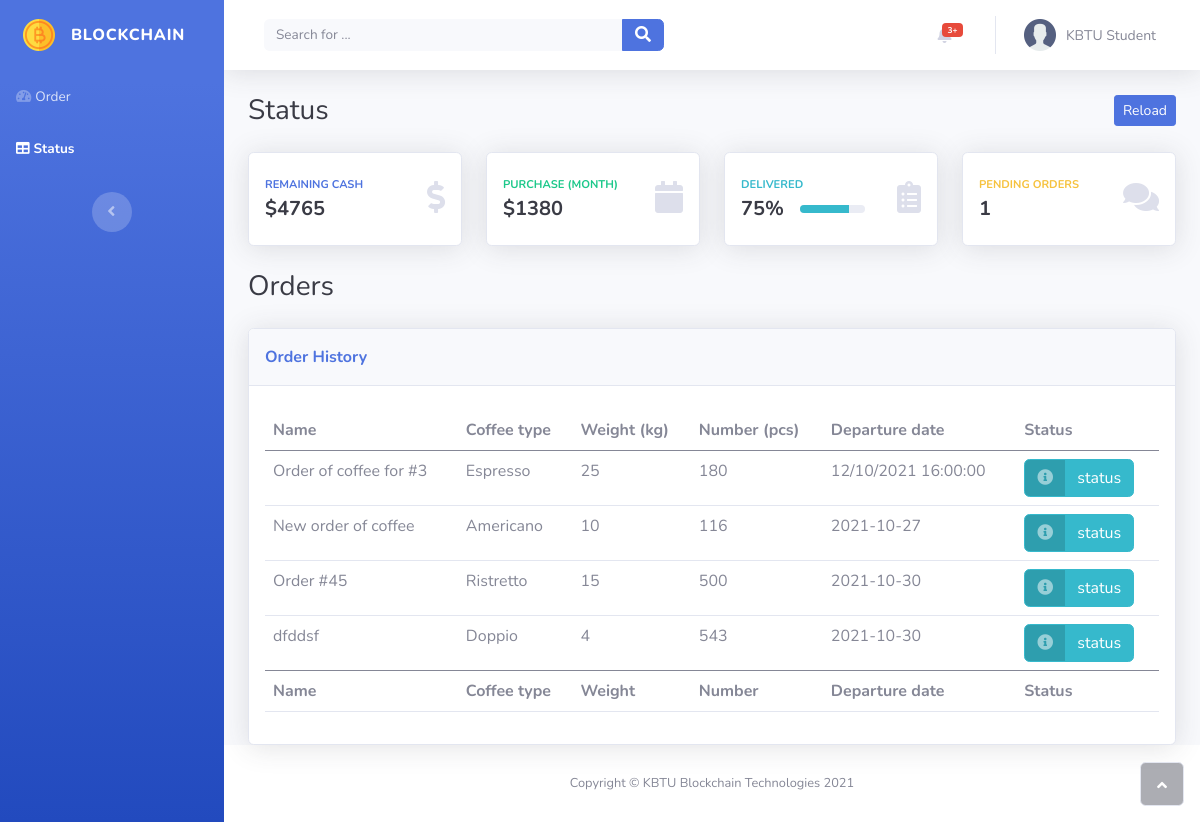
The page /status on the database as committed earlier.
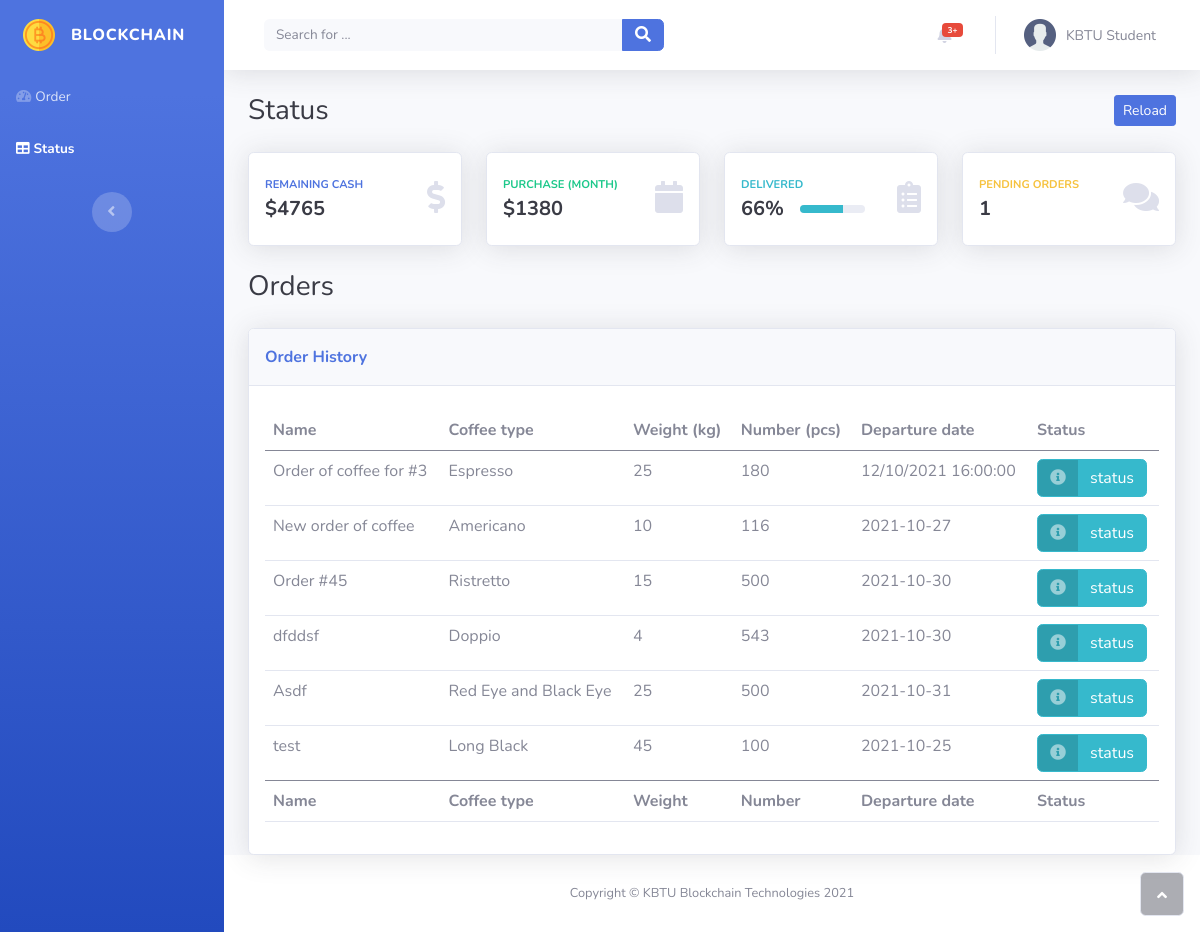
The same page on the database as committed later.
### tables this page shows
CREATE TABLE profile (
    id INTEGER PRIMARY KEY AUTOINCREMENT,
    name TEXT NOT NULL,
    credits INTEGER NOT NULL,
    statistics_id INTEGER,
    FOREIGN KEY(statistics_id) REFERENCES statistics(id)
);

CREATE TABLE statistics (
    id INTEGER PRIMARY KEY AUTOINCREMENT,
    month_purchase INTEGER NOT NULL DEFAULT 0,
    year_purchase INTEGER NOT NULL DEFAULT 0
);

CREATE TABLE orders (
    id INTEGER PRIMARY KEY AUTOINCREMENT,
    profile_id INTEGER,
    name TEXT NOT NULL,
    message TEXT NOT NULL,
    type TEXT NOT NULL,
    weight INTEGER NOT NULL,
    number INTEGER NOT NULL,
    departure_date TIMESTAMP NOT NULL,
    status TEXT NOT NULL,
    delivery_date TIMESTAMP,
    FOREIGN KEY(profile_id) REFERENCES profile(id)
);

### app.py (the view)
@app.route('/status')
def status():
    conn = get_connection()
    profiles = conn.execute('SELECT * FROM profile WHERE id=1').fetchall()
    statistics = conn.execute("SELECT * FROM statistics WHERE id=(?)", (profiles[0]['statistics_id'],)).fetchall()
    orders = conn.execute("SELECT * FROM orders WHERE profile_id=(?)", (profiles[0]['id'],)).fetchall()
    conn.close()
    delivered = 0
    pending = 0
    for o in orders:
        if o['status'] == 'delivered':
            delivered += 1 / len(orders) * 100
        if o['status'] == 'pending':
            pending += 1
    return render_template('status.html',
                           profile=profiles[0],
                           statistics=statistics[0],
                           orders=orders,
                           delivered=int(delivered),
                           pending=pending)

### app.py (called while the page is built)
def get_connection():
    conn = sqlite3.connect('database.db')
    conn.row_factory = sqlite3.Row
    return conn

### templates/status.html (shortened to what this page needs)
<!DOCTYPE html>
<html lang="en">
<head>
    <link rel="stylesheet" href="{{ url_for('static', filename= 'bootstrap/css/bootstrap.min.css') }}">
    <link rel="stylesheet" href="{{ url_for('static', filename= 'fonts/fontawesome-all.min.css') }}">
    <link rel="stylesheet" href="{{ url_for('static', filename= 'fonts/font-awesome.min.css') }}">
    <link rel="stylesheet" href="{{ url_for('static', filename= 'fonts/fontawesome5-overrides.min.css') }}">
    <link rel="stylesheet" href="{{ url_for('static', filename= 'css/Contact-Form-Clean.css') }}">
</head>
<body id="page-top">
<div id="wrapper">
    <nav class="navbar navbar-dark align-items-start sidebar sidebar-dark accordion bg-gradient-primary p-0">
        <div class="container-fluid d-flex flex-column p-0"><a
                class="navbar-brand d-flex justify-content-center align-items-center sidebar-brand m-0" href="#"><img
                src="../static/img/bitcoin.png" style="width: 32px;">
            <div class="sidebar-brand-text mx-3"><span>BlockChain</span></div>
        </a>
            <ul class="navbar-nav text-light" id="accordionSidebar">
                <li class="nav-item"><a class="nav-link" href="{{ url_for('order') }}"><i
                        class="fas fa-tachometer-alt"></i><span>Order</span></a></li>
                <li class="nav-item"><a class="nav-link active" href="{{ url_for('status') }}"><i
                        class="fas fa-table"></i><span>Status</span></a></li>
            </ul>
            <div class="text-center d-none d-md-inline">
                <button class="btn rounded-circle border-0" id="sidebarToggle" type="button"></button>
            </div>
        </div>
    </nav>
    <div class="d-flex flex-column" id="content-wrapper">
        <div id="content">
            <nav class="navbar navbar-light navbar-expand bg-white shadow mb-4 topbar static-top">
                <div class="container-fluid">
                    <form class="d-none d-sm-inline-block me-auto ms-md-3 my-2 my-md-0 mw-100 navbar-search">
                        <div class="input-group"><input class="bg-light form-control border-0 small" type="text"
                                                        placeholder="Search for ...">
                            <button class="btn btn-primary py-0" type="button"><i class="fas fa-search"></i></button>
                        </div>
                    </form>
                    <ul class="navbar-nav flex-nowrap ms-auto">
                        <li class="nav-item dropdown no-arrow mx-1">
                            <div class="nav-item dropdown no-arrow"><a class="dropdown-toggle nav-link"
                                                                       aria-expanded="false" data-bs-toggle="dropdown"
                                                                       href="#"><span
                                    class="badge bg-danger badge-counter">3+</span></a>
                            </div>
                        </li>
                        <li class="nav-item dropdown no-arrow">
                            <div class="nav-item dropdown no-arrow"><a class="dropdown-toggle nav-link"
                                                                       aria-expanded="false" data-bs-toggle="dropdown"
                                                                       href="#"><img src="../static/img/user.png"
                                                                                     style="width: 32px;margin-right: 10px;"><span
                                    class="d-none d-lg-inline me-2 text-gray-600 small">{{ profile['name'] }}</span></a>
                            </div>
                        </li>
                    </ul>
                </div>
            </nav>
            <div class="container-fluid">
                <div class="d-sm-flex justify-content-between align-items-center mb-4">
                    <h3 class="text-dark mb-0">Status</h3><a class="btn btn-primary btn-sm d-none d-sm-inline-block"
                                                             role="button" href="/">Reload</a>
                </div>
                <div class="row">
                    <div class="col-md-6 col-xl-3 mb-4">
                        <div class="card shadow border-start-primary py-2">
                            <div class="card-body">
                                <div class="row align-items-center no-gutters">
                                    <div class="col me-2">
                                        <div class="text-uppercase text-primary fw-bold text-xs mb-1"><span>Remaining cash</span>
                                        </div>
                                        <div class="text-dark fw-bold h5 mb-0"><span>${{ profile['credits'] }}</span>
                                        </div>
                                    </div>
                                    <div class="col-auto"><i class="fas fa-dollar-sign fa-2x text-gray-300"></i></div>
                                </div>
                            </div>
                        </div>
                    </div>
                    <div class="col-md-6 col-xl-3 mb-4">
                        <div class="card shadow border-start-success py-2">
                            <div class="card-body">
                                <div class="row align-items-center no-gutters">
                                    <div class="col me-2">
                                        <div class="text-uppercase text-success fw-bold text-xs mb-1"><span>Purchase (month)</span>
                                        </div>
                                        <div class="text-dark fw-bold h5 mb-0">
                                            <span>${{ statistics['month_purchase'] }}</span></div>
                                    </div>
                                    <div class="col-auto"><i class="fas fa-calendar fa-2x text-gray-300"></i></div>
                                </div>
                            </div>
                        </div>
                    </div>
                    <div class="col-md-6 col-xl-3 mb-4">
                        <div class="card shadow border-start-info py-2">
                            <div class="card-body">
                                <div class="row align-items-center no-gutters">
                                    <div class="col me-2">
                                        <div class="text-uppercase text-info fw-bold text-xs mb-1">
                                            <span>Delivered</span></div>
                                        <div class="row g-0 align-items-center">
                                            <div class="col-auto">
                                                <div class="text-dark fw-bold h5 mb-0 me-3">
                                                    <span>{{ delivered }}%</span></div>
                                            </div>
                                            <div class="col">
                                                <div class="progress progress-sm">
                                                    <div class="progress-bar bg-info" aria-valuenow="{{ delivered }}"
                                                         aria-valuemin="0" aria-valuemax="100"
                                                         style="width: {{ delivered }}%;"></div>
                                                </div>
                                            </div>
                                        </div>
                                    </div>
                                    <div class="col-auto"><i class="fas fa-clipboard-list fa-2x text-gray-300"></i>
                                    </div>
                                </div>
                            </div>
                        </div>
                    </div>
                    <div class="col-md-6 col-xl-3 mb-4">
                        <div class="card shadow border-start-warning py-2">
                            <div class="card-body">
                                <div class="row align-items-center no-gutters">
                                    <div class="col me-2">
                                        <div class="text-uppercase text-warning fw-bold text-xs mb-1"><span>Pending orders</span>
                                        </div>
                                        <div class="text-dark fw-bold h5 mb-0"><span>{{ pending }}</span></div>
                                    </div>
                                    <div class="col-auto"><i class="fas fa-comments fa-2x text-gray-300"></i></div>
                                </div>
                            </div>
                        </div>
                    </div>
                </div>
            </div>
            <div class="container-fluid">
                <h3 class="text-dark mb-4">Orders</h3>
                <div class="card shadow">
                    <div class="card-header py-3">
                        <p class="text-primary m-0 fw-bold">Order History</p>
                    </div>
                    <div class="card-body">
                        <div class="table-responsive table mt-2" id="dataTable" role="grid"
                             aria-describedby="dataTable_info">
                            <table class="table my-0" id="dataTable">
                                <thead>
                                <tr>
                                    <th>Name</th>
                                    <th>Coffee type</th>
                                    <th>Weight (kg)</th>
                                    <th>Number (pcs)</th>
                                    <th>Departure date</th>
                                    <th>Status</th>
                                </tr>
                                </thead>
                                <tbody>
                                {% for order in orders %}
                                    <tr>
                                        <td>{{ order['name'] }}</td>
                                        <td>{{ order['type'] }}</td>
                                        <td>{{ order['weight'] }}</td>
                                        <td>{{ order['number'] }}</td>
                                        <td>{{ order['departure_date'] }}</td>
                                        <td><a class="btn btn-info btn-icon-split" role="button"
                                               data-bs-target="#modal-{{ order['id'] }}" data-bs-toggle="modal"><span
                                                class="text-white-50 icon"><i
                                                class="fas fa-info-circle"></i></span><span class="text-white text">status</span></a>
                                        </td>
                                    </tr>
                                {% endfor %}
                                </tbody>
                                <tfoot>
                                <tr>
                                    <td><strong>Name</strong></td>
                                    <td><strong>Coffee type</strong></td>
                                    <td><strong>Weight</strong></td>
                                    <td><strong>Number</strong></td>
                                    <td><strong>Departure date</strong></td>
                                    <td><strong>Status</strong></td>
                                </tr>
                                </tfoot>
                            </table>
                        </div>
                    </div>
                </div>
            </div>
        </div>
        <footer class="bg-white sticky-footer">
            <div class="container my-auto">
                <div class="text-center my-auto copyright"><span>Copyright © KBTU Blockchain Technologies 2021</span>
                </div>
            </div>
        </footer>
    </div>
    <a class="border rounded d-inline scroll-to-top" href="#page-top"><i class="fas fa-angle-up"></i></a>
</div>
</body>
</html>

Rows that differ between the two databases and show on the page:
added orders: name "Asdf", type "Red Eye and Black Eye", weight "25", number "500", departure_date "2021-10-31"
added orders: name "test", type "Long Black", weight "45", number "100", departure_date "2021-10-25"
Other text that changed with them:
{{ delivered }}: "75" → "66"
{{ delivered }}: 75 → 66 (drawn)
